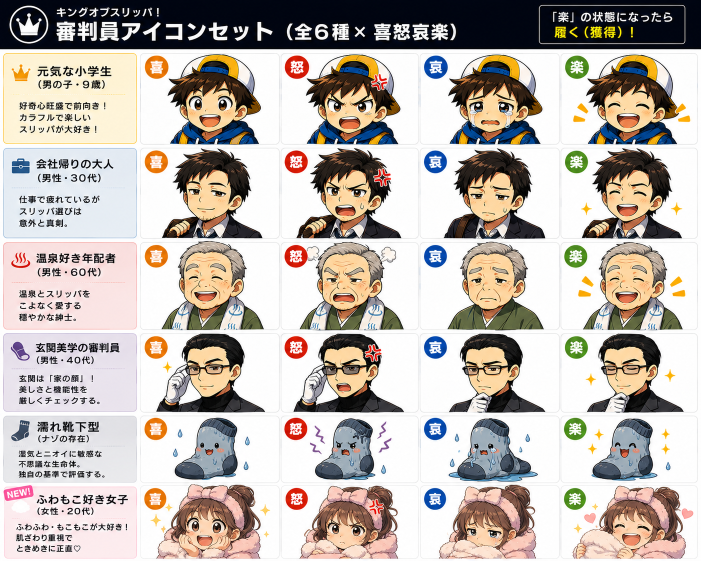
#> input picture assets/judge-insiders-sheet.png, 1402 x 1122 px (shown at 1/2 size)
$ python generate_judge_clean_sheet.py
#> lines starting #> are read from the running program, lines starting #| are printed output that depends on the picture
from pathlib import Path

from PIL import Image


ROOT = Path(__file__).resolve().parents[1]
SOURCE = ROOT / "assets" / "judge-insiders-sheet.png"
OUTPUT = ROOT / "assets" / "judge-insiders-clean.png"


def main():
    source = Image.open(SOURCE).convert("RGB")
#> source is the input picture: PIL image 1402x1122 RGB; mean R, G, B 189.5, 181.3, 175
    width, height = source.size
#> width = 1402; height = 1122
    label_width = 280
    header_height = 106
    cols = 4
    rows = 6
    cell_width = (width - label_width) / cols
#> cell_width = 280.5
    cell_height = (height - header_height) / rows
#> cell_height = 169.3
    icon_size = 256
    crop_size = int(min(cell_width - 18, cell_height - 18, 154))
#> crop_size = 151
    sheet = Image.new("RGB", (icon_size * cols, icon_size * rows), (250, 250, 248))

    for row in range(rows):
        for col in range(cols):
            cell_left = label_width + col * cell_width
            cell_top = header_height + row * cell_height
            cell_right = cell_left + cell_width
            cell_bottom = cell_top + cell_height

            focus_x = cell_left + cell_width * 0.57
            focus_y = cell_top + cell_height * 0.55
            half = crop_size / 2
            left = max(cell_left + 8, min(focus_x - half, cell_right - crop_size - 8))
            top = max(cell_top + 8, min(focus_y - half, cell_bottom - crop_size - 8))
            box = (
                int(round(left)),
                int(round(top)),
                int(round(left + crop_size)),
                int(round(top + crop_size)),
            )
            crop = source.crop(box).resize((icon_size, icon_size), Image.Resampling.LANCZOS)
            sheet.paste(crop, (col * icon_size, row * icon_size))
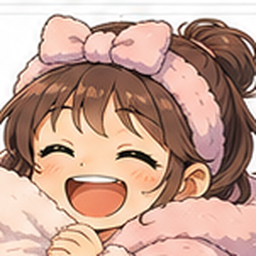
#> crop: PIL image 256x256 RGB; mean R, G, B 195.2, 159.5, 144.2
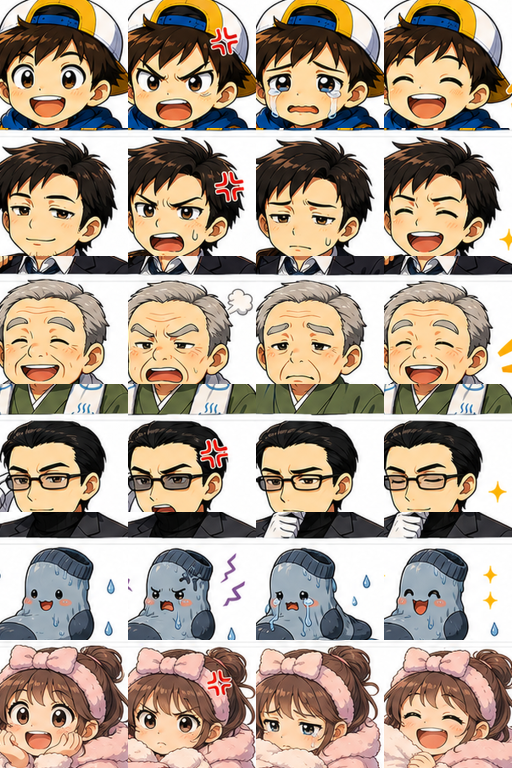
#> sheet: PIL image 1024x1536 RGB (shown at 1/2 size); mean R, G, B 171.6, 155.9, 140.6

    sheet.save(OUTPUT)
    print(f"wrote {OUTPUT.relative_to(ROOT)}")


if __name__ == "__main__":
    main()
